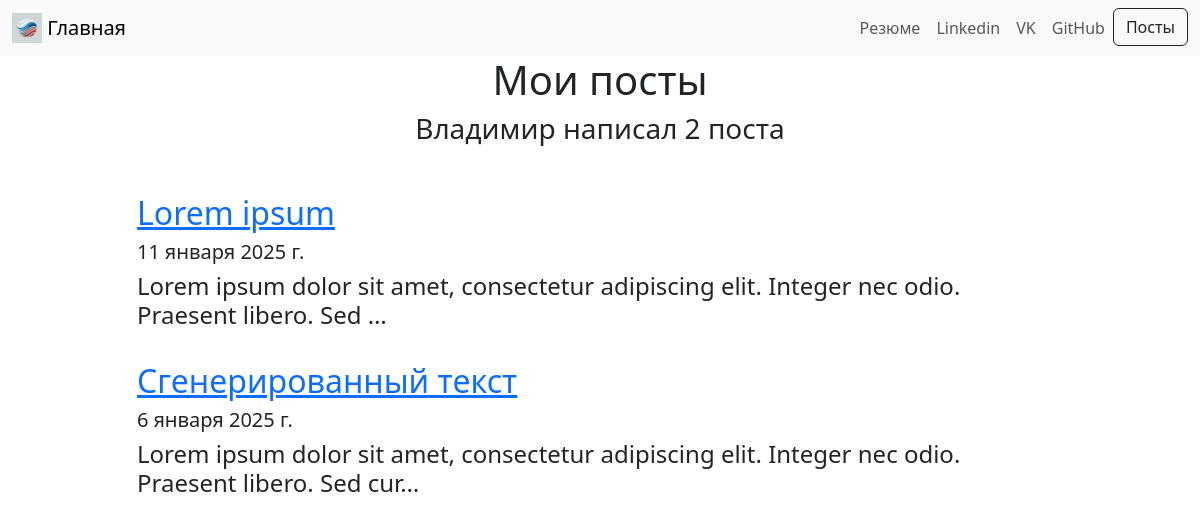
Screenshot of /blog/ with the database file from the repository.
### blog/models.py (models this page shows, shortened)
class Blog(models.Model):
    title = models.CharField(max_length=200)
    description = models.CharField(max_length=25000000)
    date = models.DateField()

### blog/views.py (the view)
# urls.py: path('', views.all_blogs, name='all_blogs'),
def all_blogs(request):
    blogs = Blog.objects.order_by('-date')#[:5] # так список блогов будет отсортирован по дате от новых к старым и ограничим кол-во выводимых записей =5 ([:5])
    return render(request, 'all_blogs.html', {'blogs':blogs})

### blog/templatetags/pluralize.py (called while the page is built)
@register.filter
def rupluralize(value, arg="дурак,дурака,дураков"):
    args = arg.split(",")
    number = abs(int(value))
    a = number % 10
    b = number % 100
    if (a == 1) and (b != 11):
        return args[0]
    elif (a >= 2) and (a <= 4) and ((b < 10) or (b >= 20)):
        return args[1]
    else:
        return args[2]

### blog/templates/all_blogs.html
{% extends 'portfolio/base.html' %}
{% load static %}
{% load pluralize %}
{% block content %}
<h1 id="blogtitle" class="font-weight-bold text-center">Мои посты</h1>
<h3 class="text-center mb-5">Владимир написал {{ blogs.count }} пост{{ blogs.count|rupluralize:',a,ов' }}</h3>
{% for blog in blogs %}
<div class="row justify-content-center my-3">
  <div class="col-md-10">
    <a href="{% url 'blog:detail' blog.id %}"><h2>{{ blog.title }}</h2></a>
    <h5>{{ blog.date }}</h5>
    <h4>{{ blog.description|safe|truncatechars:100 }}</h4>
  </div>
</div>
{% endfor %}
{% endblock %}

### rows the page displays
Blog: title "Lorem ipsum", date "11 января 2025 г.", description "Lorem ipsum dolor sit amet, consectetur adipiscing elit. Integer nec odio. Praesent libero. Sed …"
Blog: title "Сгенерированный текст", date "6 января 2025 г.", description "Lorem ipsum dolor sit amet, consectetur adipiscing elit. Integer nec odio. Praesent libero. Sed cur…"

### other values shown
{{ blogs.count }} "2"
{{ blogs.count|rupluralize:',a,ов' }} "a"
